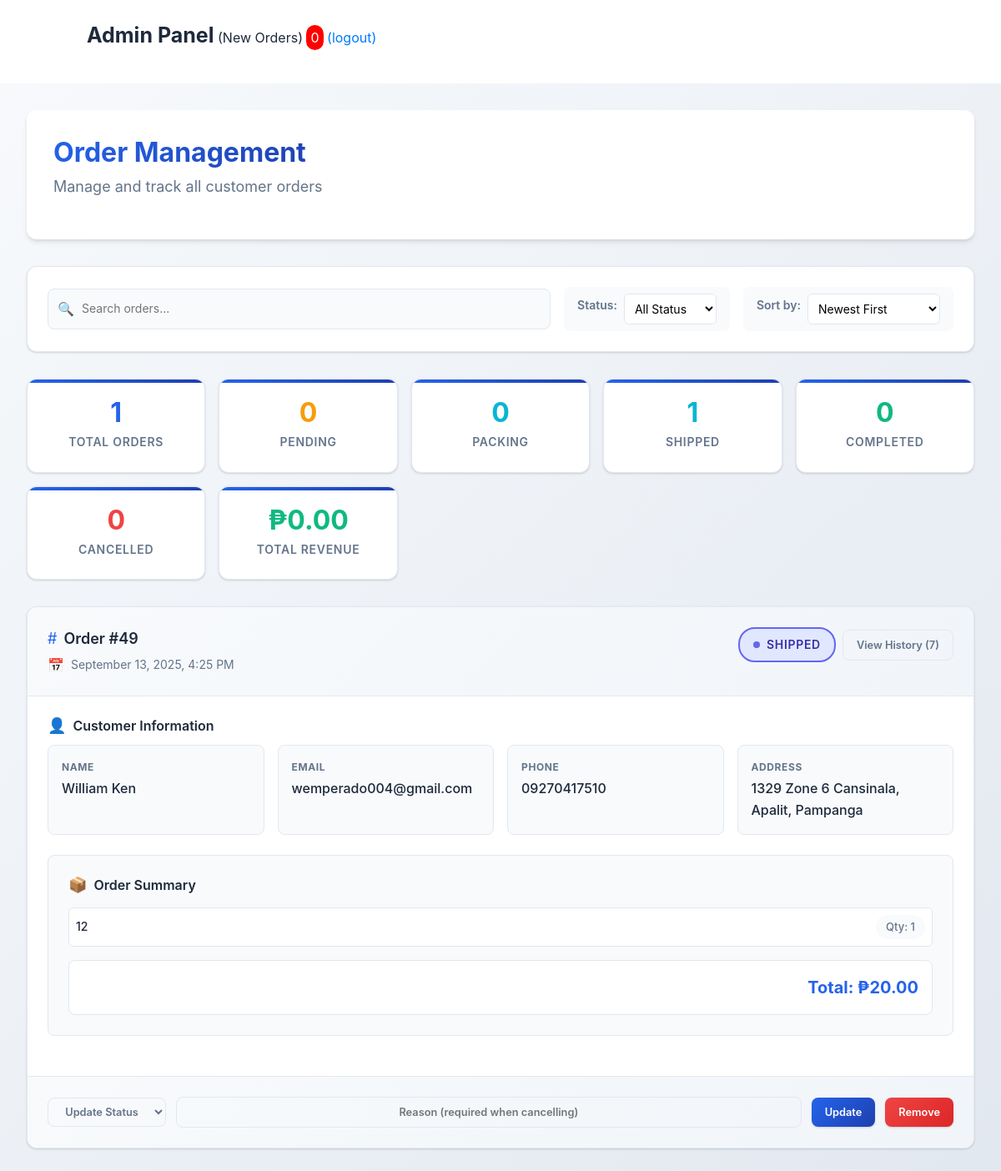
The app's page /admin/pending_orders.php (signed in), older data.
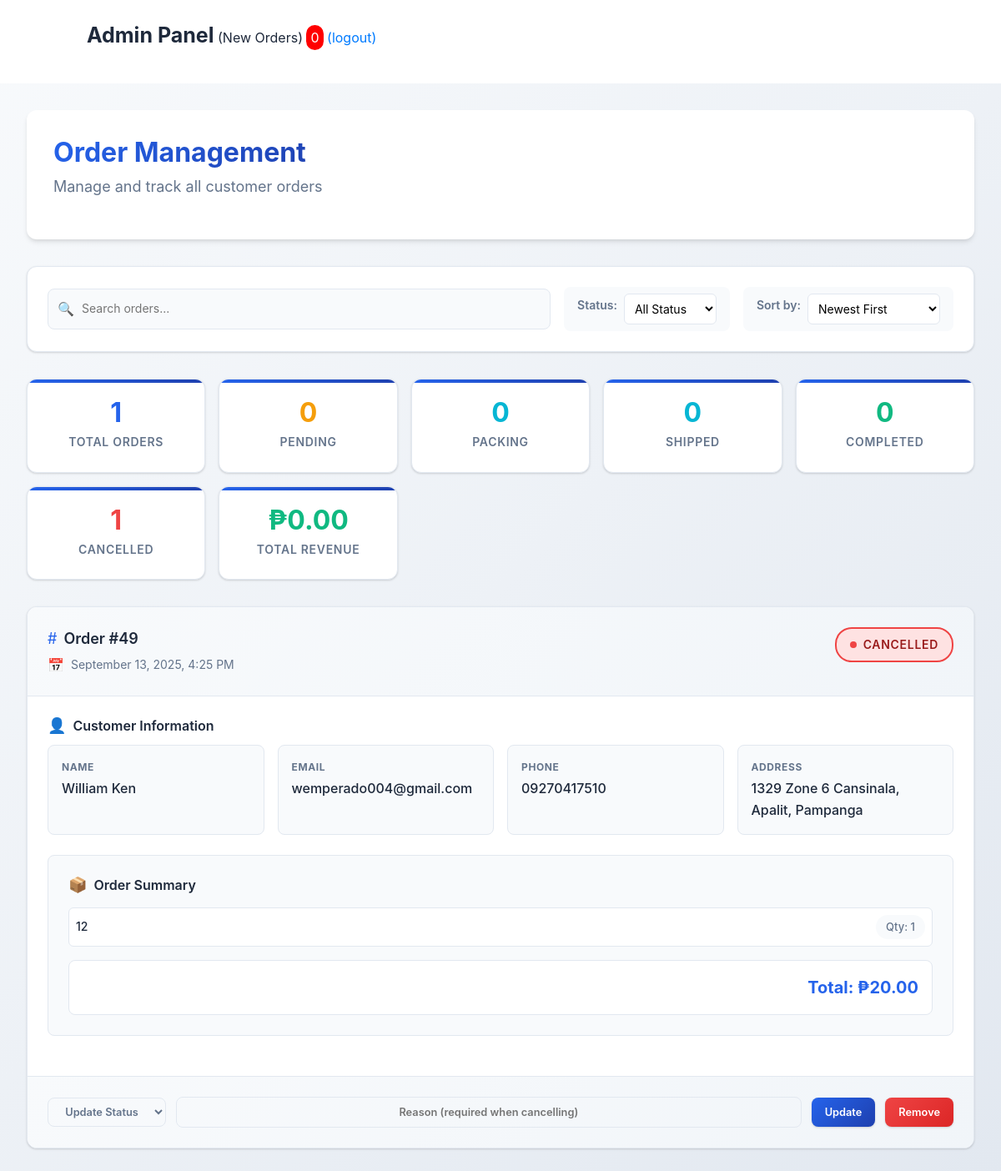
The same page, newer data.
### tables this page shows
CREATE TABLE `orders` (
  `o_id` int(11) NOT NULL,
  `user_id` int(11) NOT NULL,
  `name` varchar(100) NOT NULL,
  `address` varchar(255) NOT NULL,
  `phone` varchar(20) DEFAULT NULL,
  `payment_method` varchar(50) NOT NULL,
  `totalproduct` varchar(100) NOT NULL,
  `totalprice` decimal(10,2) NOT NULL,
  `status` enum('Pending','Packing','Shipped','Completed','Cancelled') DEFAULT 'Pending',
  `status_updated_at` timestamp NULL DEFAULT NULL,
  `created_at` timestamp(6) NOT NULL DEFAULT current_timestamp(6)
);

CREATE TABLE `users` (
  `u_id` int(11) NOT NULL,
  `f_name` varchar(100) NOT NULL,
  `l_name` varchar(100) NOT NULL,
  `email` varchar(150) NOT NULL,
  `phone` varchar(20) NOT NULL,
  `pass` varchar(255) NOT NULL,
  `zone` varchar(100) DEFAULT NULL,
  `street` varchar(150) NOT NULL,
  `barangay` varchar(100) DEFAULT NULL,
  `city` varchar(100) DEFAULT NULL,
  `province` varchar(100) DEFAULT NULL,
  `region` varchar(100) DEFAULT NULL,
  `created_at` timestamp NOT NULL DEFAULT current_timestamp()
);

### admin/pending_orders.php (the view, shortened to what the changed rows need)
<?php
include 'header.php';
include 'lib/connection.php';
$sql = "SELECT o.*, u.email as user_email, DATE_FORMAT(o.created_at, '%Y-%m-%d %H:%i:%s') AS created_at_display FROM orders o
    LEFT JOIN users u ON o.user_id = u.u_id
    ORDER BY o.created_at DESC";
$result = $conn->query($sql);
$stats_sql = "SELECT
    COUNT(*) as total_orders,
    SUM(CASE WHEN status = 'Pending' THEN 1 ELSE 0 END) as pending_count,
    SUM(CASE WHEN status = 'Packing' THEN 1 ELSE 0 END) as processing_count,
    SUM(CASE WHEN status = 'Shipped' THEN 1 ELSE 0 END) as shipped_count,
    SUM(CASE WHEN status = 'Completed' THEN 1 ELSE 0 END) as completed_count,
    SUM(CASE WHEN status = 'Cancelled' THEN 1 ELSE 0 END) as cancelled_count,
    -- Only count revenue for orders that are marked Completed (delivered)
    SUM(CASE WHEN status = 'Completed' THEN totalprice ELSE 0 END) as total_revenue
    FROM orders";
$stats_result = $conn->query($stats_sql);
$stats = $stats_result->fetch_assoc();
$status_label_map = [
    'Pending' => 'Pending',
    'Packing' => 'Packing',
    'Processing' => 'Packing',
    'Shipped' => 'Shipped',
    'Completed' => 'Delivered',
    'Cancelled' => 'Cancelled'
];
?>
<!DOCTYPE html>
<html lang="en">
<head>
    <link rel="stylesheet" href="css/pending_orders.css">
</head>
<body>
<div class="pendingbody">
    <div class="page-header">
        <div>
            <h1 class="page-title">Order Management</h1>
        </div>
    </div>
    <div class="stats-grid">
        <div class="stat-card">
            <div class="stat-value" style="color: var(--info-color);"><?php echo $stats['shipped_count']; ?></div>
            <div class="stat-label">Shipped</div>
        </div>
        <div class="stat-card">
            <div class="stat-value" style="color: var(--danger-color);"><?php echo $stats['cancelled_count']; ?></div>
            <div class="stat-label">Cancelled</div>
        </div>
    </div>
    <div class="orders-container" id="ordersContainer">
    <?php
    if (mysqli_num_rows($result) > 0) {
        while ($row = mysqli_fetch_assoc($result)) {
            $history_count_query = mysqli_query($conn, "SELECT COUNT(*) as count FROM order_status_history WHERE order_id = '{$row['o_id']}'");
            $history_count = mysqli_fetch_assoc($history_count_query)['count'];
            $products = explode(',', $row["totalproduct"]);
            $product_details = [];
            foreach ($products as $prod) {
                if (preg_match('/^(.+)\((\d+)\)$/', trim($prod), $matches)) {
                    $product_details[] = [
                        'name' => trim($matches[1]),
                        'quantity' => (int)$matches[2]
                    ];
                }
            }
            ?>
            <div class="order-card" data-status="<?php echo strtolower($row['status']); ?>" data-price="<?php echo $row['totalprice']; ?>" data-date="<?php echo strtotime($row['created_at_display'] ?? $row['created_at']); ?>">
                <div class="order-header">
                    <div class="order-info">
                        <div class="order-number">Order #<?php echo $row['o_id']; ?></div>
                        <div class="order-date">
                            <?php
                            $created_for_display = $row['created_at_display'] ?? $row['created_at'];
                            if (!empty($created_for_display)) {
                                $date = new DateTime($created_for_display);
                                $date->setTimezone(new DateTimeZone('Asia/Manila'));
                                echo $date->format("F j, Y, g:i A");
                            } else {
                                echo "N/A";
                            }
                            ?>
                        </div>
                    </div>
                    <div class="order-status">
                        <?php
                        $display_status = $status_label_map[$row['status']] ?? $status_label_map[strtolower($row['status'])] ?? $row['status'];
                        $status_class = 'status-' . preg_replace('/[^a-z0-9]+/', '-', strtolower($row['status']));
                        ?>
                        <span class="status-badge <?php echo $status_class; ?>">
                            <?php echo htmlspecialchars($display_status); ?>
                        </span>
                        <?php if ($history_count > 0): ?>
                            <a href="#" onclick="showStatusHistory(<?php echo $row['o_id']; ?>)" class="btn btn-sm btn-outline">
                                View History (<?php echo $history_count; ?>)
                            </a>
                        <?php endif; ?>
                    </div>
                </div>
                <div class="order-body">
                    <div class="customer-info">
                        <h4>Customer Information</h4>
                        <div class="customer-details">
                            <div class="detail-item">
                                <span class="detail-label">Name</span>
                                <span class="detail-value"><?php echo htmlspecialchars($row["name"]); ?></span>
                            </div>
                            <div class="detail-item">
                                <span class="detail-label">Email</span>
                                <span class="detail-value"><?php echo htmlspecialchars($row["user_email"]); ?></span>
                            </div>
                            <div class="detail-item">
                                <span class="detail-label">Phone</span>
                                <span class="detail-value">
                                    <?php
                                    $phone = $row["phone"];
                                    if (preg_match('/^[0-9]+$/', $phone) && strlen($phone) >= 7 && strlen($phone) <= 15) {
                                        echo htmlspecialchars($phone);
                                    } else {
                                        echo "N/A";
                                    }
                                    ?>
                                </span>
                            </div>
                            <div class="detail-item">
                                <span class="detail-label">Address</span>
                                <span class="detail-value"><?php echo htmlspecialchars($row["address"]); ?></span>
                            </div>
                        </div>
                    </div>
                    <div class="order-summary">
                        <h4>Order Summary</h4>
                        <div class="products-list">
                            <?php foreach ($product_details as $product): ?>
                                <div class="product-item">
                                    <span class="product-name"><?php echo htmlspecialchars($product['name']); ?></span>
                                    <span class="product-quantity">Qty: <?php echo $product['quantity']; ?></span>
                                </div>
                            <?php endforeach; ?>
                        </div>
                        <div class="total-price">
                            Total: ₱<?php echo number_format($row["totalprice"], 2); ?>
                        </div>
                    </div>
                </div>
                <div class="order-actions">
                    <form action="<?php echo $_SERVER['PHP_SELF']; ?>" method="post" class="status-form" style="display: contents;">
                        <select name="update_status" class="btn btn-sm btn-outline" required aria-label="<?php echo 'Update status for order #' . htmlspecialchars($row['o_id']); ?>">
                            <option value="" disabled selected>Update Status</option>
                        </select>
                        <input type="text" name="change_reason" id="change_reason_<?php echo $row['o_id']; ?>" class="btn btn-sm btn-outline change-reason-input" placeholder="Reason (required when cancelling)" style="flex: 1;">
                        <button type="submit" name="update_update_btn" class="btn btn-sm btn-primary">
                            Update
                        </button>
                    </form>
                    <a href="pending_orders.php?remove=<?php echo urlencode($row['o_id']); ?>"
                       class="btn btn-sm btn-danger"
                       onclick="return confirm('Are you sure you want to remove this order?')">
                        Remove
                    </a>
                </div>
            </div>
            <?php
        }
    } else {
        echo '<div class="order-card"><div class="order-body"><p class="text-center">No orders found</p></div></div>';
    }
    ?>
    </div>
</div>
</body>
</html>

Row changes from the older to the newer data that the page shows:
changed orders "William Ken": status "SHIPPED" → "CANCELLED"; history_count "7" → (not shown)
Text that changed along with them:
$stats['shipped_count']: "1" → "0"
$stats['cancelled_count']: "0" → "1"
